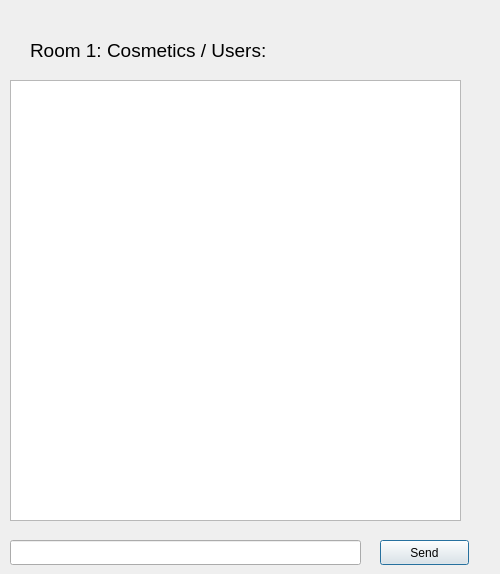
<?xml version="1.0" encoding="UTF-8"?>
<ui version="4.0">
 <class>cosmetics</class>
 <widget class="QDialog" name="cosmetics">
  <property name="geometry">
   <rect>
    <x>0</x>
    <y>0</y>
    <width>500</width>
    <height>574</height>
   </rect>
  </property>
  <property name="windowTitle">
   <string>Dialog</string>
  </property>
  <widget class="QListView" name="listView">
   <property name="geometry">
    <rect>
     <x>10</x>
     <y>80</y>
     <width>451</width>
     <height>441</height>
    </rect>
   </property>
  </widget>
  <widget class="QPushButton" name="pushButton">
   <property name="geometry">
    <rect>
     <x>380</x>
     <y>540</y>
     <width>89</width>
     <height>25</height>
    </rect>
   </property>
   <property name="text">
    <string>Send</string>
   </property>
  </widget>
  <widget class="QLabel" name="label">
   <property name="geometry">
    <rect>
     <x>30</x>
     <y>40</y>
     <width>281</width>
     <height>21</height>
    </rect>
   </property>
   <property name="font">
    <font>
     <pointsize>14</pointsize>
    </font>
   </property>
   <property name="text">
    <string>Room 1: Cosmetics / Users:</string>
   </property>
  </widget>
  <widget class="QLineEdit" name="lineEdit">
   <property name="geometry">
    <rect>
     <x>10</x>
     <y>540</y>
     <width>351</width>
     <height>25</height>
    </rect>
   </property>
  </widget>
 </widget>
 <resources/>
 <connections/>
</ui>
